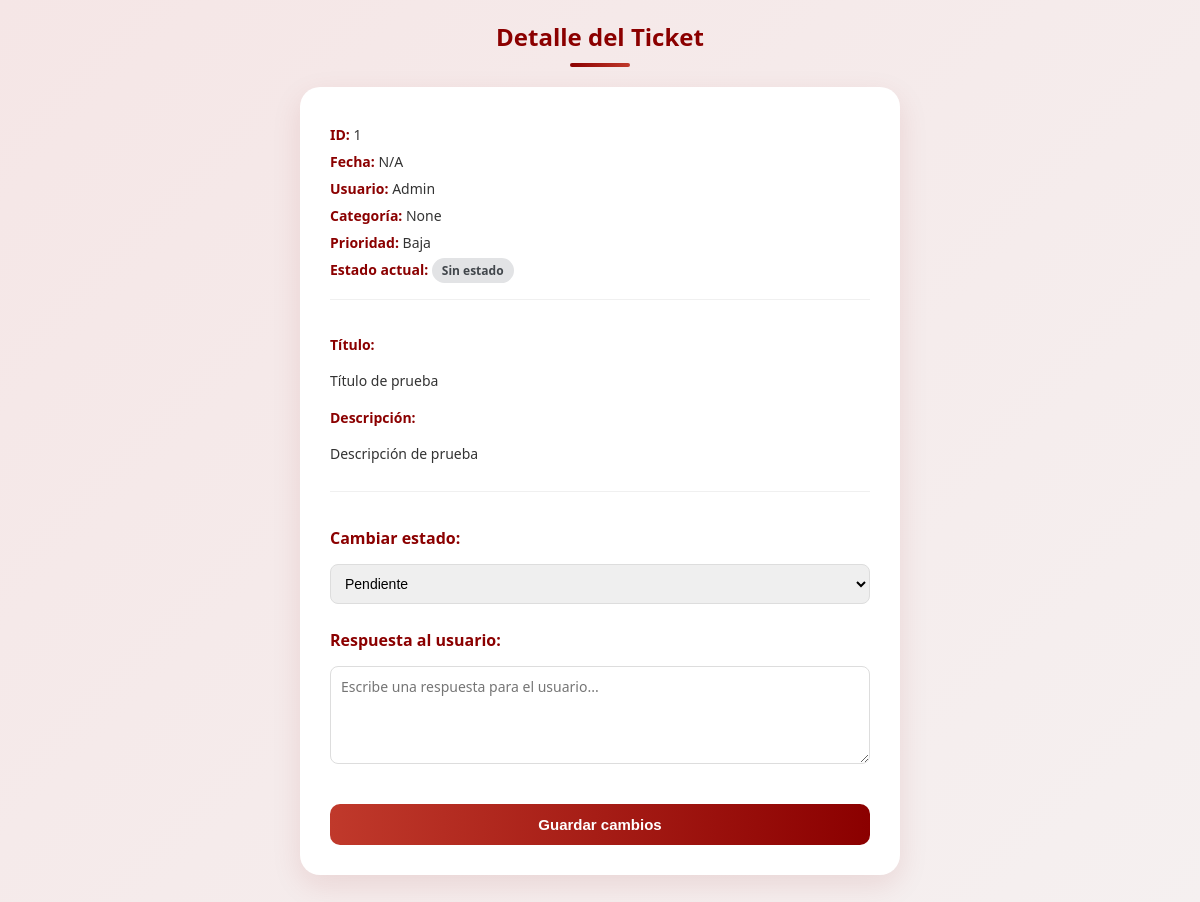
The page /detalle_ticket/1 (signed in) on the database as committed earlier.
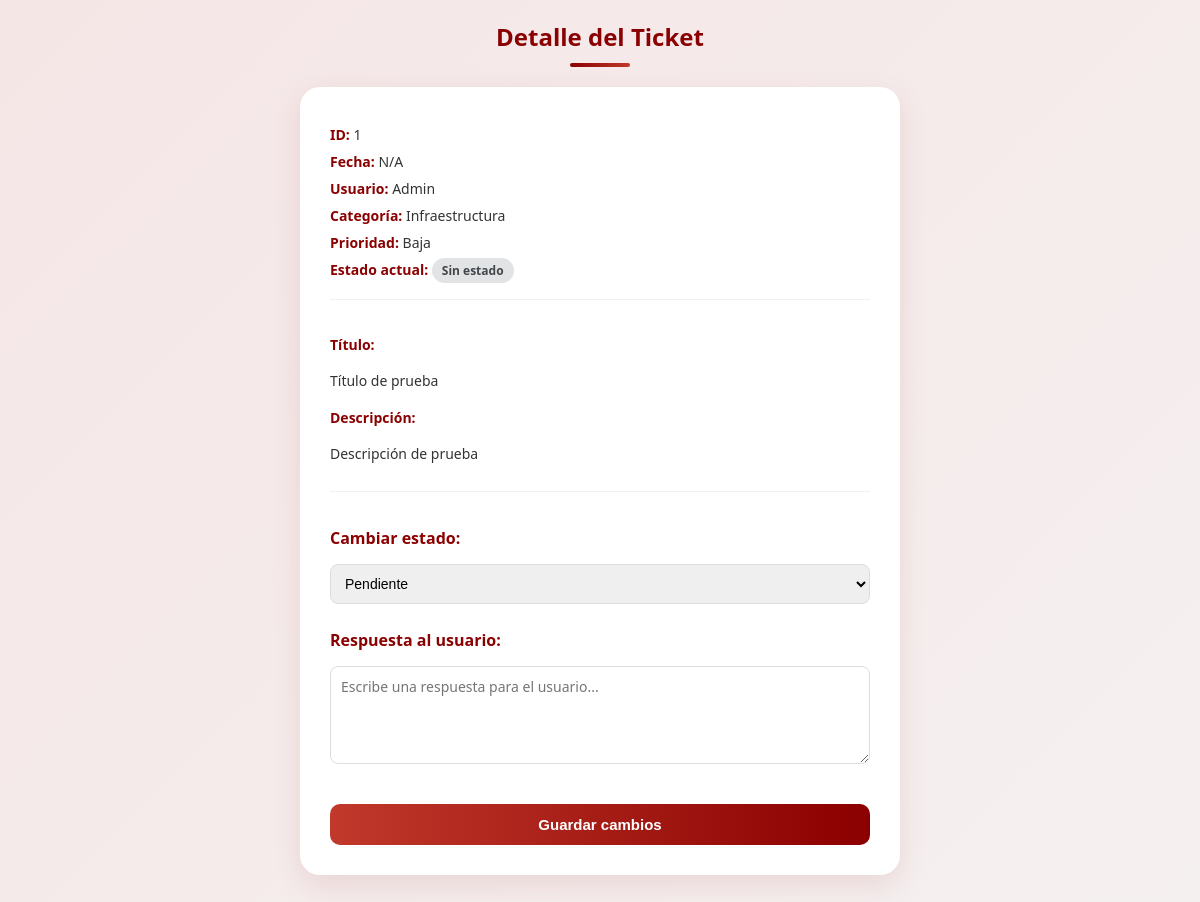
The same page on the database as committed later.
### tables this page shows
CREATE TABLE categoria (
        id_categoria INTEGER PRIMARY KEY AUTOINCREMENT,
        nombre_categoria TEXT NOT NULL
    );

### app.py (the view)
@app.route('/detalle_ticket/<int:id_ticket>', methods=['GET', 'POST'])
def detalle_ticket(id_ticket):
    if 'user_id' not in session:
        return redirect(url_for('login_page'))
    db_instance = Database(db_path)
    if request.method == 'POST':
        nuevo_estado = int(request.form['id_estado'])
        comentario   = request.form.get('comentario_admin', '')
        db_instance.actualizar_estado_ticket(id_ticket, nuevo_estado, comentario)
        return redirect(url_for('gestion_tickets'))  # ← adentro del if POST
    ticket = db_instance.obtener_ticket_detalle(id_ticket)
    estados = db_instance.obtener_estados()
    return render_template('detalle_ticket.html', ticket=ticket, estados=estados)

### api_01.py (called while the page is built)
    def connect(self):
        try:
            self.conn = sqlite3.connect(self.db_file)
            print("Conexión a la base de datos establecida.")
        except Error as e:
            print(f"Error al conectar a la base de datos: {e}")

    def disconnect(self):
        if self.conn:
            self.conn.close()
            print("Conexión a la base de datos cerrada.")

    def obtener_ticket_detalle(self, id_ticket):
        self.connect()
        cursor = self.conn.cursor()
        cursor.execute("""
            SELECT t.id_ticket, u.nombre, c.nombre_categoria,
                   p.nombre_prioridad, e.nombre_estado, t.fecha_creacion,
                   t.titulo, t.descripcion, t.ruta_imagen, t.id_estado,
                   t.comentario_admin
            FROM ticket t
            LEFT JOIN usuario u ON t.id_usuario = u.id_usuario
            LEFT JOIN categoria c ON t.id_categoria = c.id_categoria
            LEFT JOIN prioridad p ON t.id_prioridad = p.id_prioridad
            LEFT JOIN estado e ON t.id_estado = e.id_estado
            WHERE t.id_ticket = ?
        """, (id_ticket,))
        ticket = cursor.fetchone()
        self.disconnect()
        return ticket

### templates/detalle_ticket.html (shortened to what this page needs)
{% extends "index.html" %}
{% block content %}
<link rel="stylesheet" href="{{ url_for('static', filename='detalle_ticket.css') }}">
<div class="detalle-container">
    <div class="detalle-header">
        <h1>Detalle del Ticket</h1>
        <div class="divider"></div>
    </div>
    <div class="detalle-card">
        <div class="detalle-info">
            <p><span class="label">ID:</span> {{ ticket[0] }}</p>
            <p><span class="label">Fecha:</span> {{ ticket[5][:10] if ticket[5] else 'N/A' }}</p>
            <p><span class="label">Usuario:</span> {{ ticket[1] }}</p>
            <p><span class="label">Categoría:</span> {{ ticket[2] }}</p>
            <p><span class="label">Prioridad:</span> {{ ticket[3] }}</p>
            <p><span class="label">Estado actual:</span>
                <span class="badge badge-{{ ticket[4] | lower | replace(' ', '-') if ticket[4] else 'sin-estado' }}">
                    {{ ticket[4] or 'Sin estado' }}
                </span>
            </p>
        </div>
        <div class="detalle-descripcion">
            <p class="label">Título:</p>
            <p>{{ ticket[6] }}</p>
            <p class="label">Descripción:</p>
            <p>{{ ticket[7] }}</p>
        </div>
        <form method="POST" action="{{ url_for('detalle_ticket', id_ticket=ticket[0]) }}" class="form-estado">
            <label class="label">Cambiar estado:</label>
            <select name="id_estado">
                {% for estado in estados %}
                    <option value="{{ estado[0] }}" {% if estado[0] == ticket[9] %}selected{% endif %}>
                        {{ estado[1] }}
                    </option>
                {% endfor %}
            </select>
            <label class="label">Respuesta al usuario:</label>
            <textarea name="comentario_admin" rows="4" placeholder="Escribe una respuesta para el usuario...">{{ ticket[10] or '' }}</textarea>
            <button type="submit" class="btn-guardar">Guardar cambios</button>
        </form>
    </div>
</div>
{% endblock %}

Rows that differ between the two databases and show on the page:
added categoria: nombre_categoria "Infraestructura"
Other text that changed with them:
{{ ticket[2] }}: "None" → (not shown)
